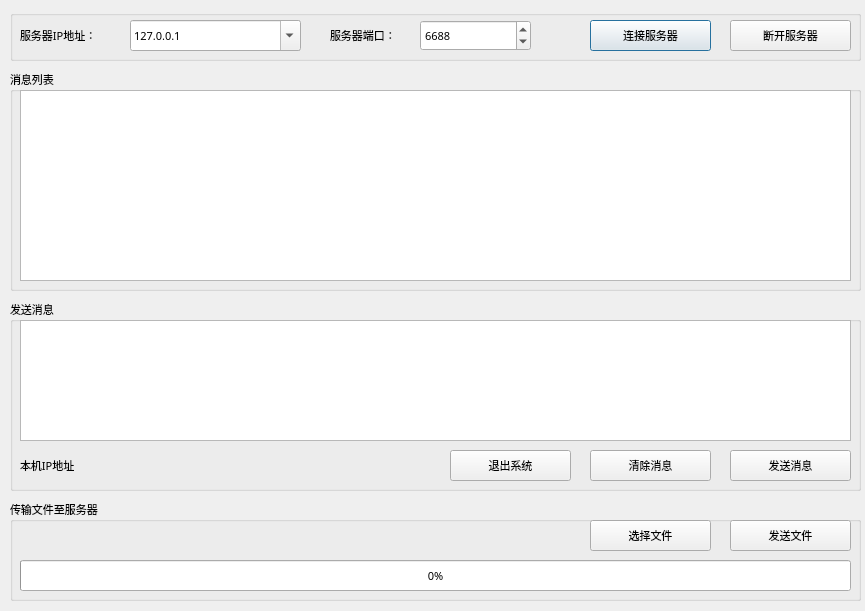
<?xml version="1.0" encoding="UTF-8"?>
<ui version="4.0">
 <class>MainDialog</class>
 <widget class="QDialog" name="MainDialog">
  <property name="geometry">
   <rect>
    <x>0</x>
    <y>0</y>
    <width>865</width>
    <height>611</height>
   </rect>
  </property>
  <property name="windowTitle">
   <string>客户端与服务器架构系统-TCP客户端 Version 1.8</string>
  </property>
  <property name="windowIcon">
   <iconset resource="images.qrc">
    <normaloff>:/new/prefix1/images/logo.ico</normaloff>:/new/prefix1/images/logo.ico</iconset>
  </property>
  <widget class="QLabel" name="label">
   <property name="geometry">
    <rect>
     <x>20</x>
     <y>20</y>
     <width>111</width>
     <height>31</height>
    </rect>
   </property>
   <property name="font">
    <font>
     <family>Microsoft YaHei UI Light</family>
     <pointsize>8</pointsize>
     <weight>50</weight>
     <italic>false</italic>
     <bold>false</bold>
    </font>
   </property>
   <property name="text">
    <string>服务器IP地址：</string>
   </property>
  </widget>
  <widget class="QLabel" name="label_2">
   <property name="geometry">
    <rect>
     <x>330</x>
     <y>20</y>
     <width>91</width>
     <height>31</height>
    </rect>
   </property>
   <property name="font">
    <font>
     <family>Microsoft YaHei UI Light</family>
     <pointsize>8</pointsize>
     <weight>50</weight>
     <italic>false</italic>
     <bold>false</bold>
    </font>
   </property>
   <property name="text">
    <string>服务器端口：</string>
   </property>
  </widget>
  <widget class="QComboBox" name="comboBox_ServerIP">
   <property name="geometry">
    <rect>
     <x>130</x>
     <y>20</y>
     <width>171</width>
     <height>31</height>
    </rect>
   </property>
   <property name="font">
    <font>
     <family>Microsoft YaHei UI Light</family>
     <pointsize>8</pointsize>
     <weight>50</weight>
     <italic>false</italic>
     <bold>false</bold>
    </font>
   </property>
   <property name="editable">
    <bool>true</bool>
   </property>
   <item>
    <property name="text">
     <string>127.0.0.1</string>
    </property>
   </item>
  </widget>
  <widget class="QSpinBox" name="spinBox_ServerPort">
   <property name="geometry">
    <rect>
     <x>420</x>
     <y>20</y>
     <width>111</width>
     <height>31</height>
    </rect>
   </property>
   <property name="font">
    <font>
     <family>Microsoft YaHei UI Light</family>
     <pointsize>8</pointsize>
     <weight>50</weight>
     <italic>false</italic>
     <bold>false</bold>
    </font>
   </property>
   <property name="maximum">
    <number>65535</number>
   </property>
   <property name="value">
    <number>6688</number>
   </property>
  </widget>
  <widget class="QPushButton" name="pushButton_ConnectServer">
   <property name="geometry">
    <rect>
     <x>590</x>
     <y>20</y>
     <width>121</width>
     <height>31</height>
    </rect>
   </property>
   <property name="font">
    <font>
     <family>Microsoft YaHei UI Light</family>
     <pointsize>8</pointsize>
     <weight>50</weight>
     <italic>false</italic>
     <bold>false</bold>
    </font>
   </property>
   <property name="text">
    <string>连接服务器</string>
   </property>
   <property name="icon">
    <iconset resource="images.qrc">
     <normaloff>:/new/prefix1/images/connect.ico</normaloff>:/new/prefix1/images/connect.ico</iconset>
   </property>
  </widget>
  <widget class="QPushButton" name="pushButton_DisconnectServer">
   <property name="geometry">
    <rect>
     <x>730</x>
     <y>20</y>
     <width>121</width>
     <height>31</height>
    </rect>
   </property>
   <property name="font">
    <font>
     <family>Microsoft YaHei UI Light</family>
     <pointsize>8</pointsize>
     <weight>50</weight>
     <italic>false</italic>
     <bold>false</bold>
    </font>
   </property>
   <property name="text">
    <string>断开服务器</string>
   </property>
   <property name="icon">
    <iconset resource="images.qrc">
     <normaloff>:/new/prefix1/images/disconnect.ico</normaloff>:/new/prefix1/images/disconnect.ico</iconset>
   </property>
  </widget>
  <widget class="QPlainTextEdit" name="plainTextEdit_SendMsg">
   <property name="geometry">
    <rect>
     <x>20</x>
     <y>320</y>
     <width>831</width>
     <height>121</height>
    </rect>
   </property>
   <property name="font">
    <font>
     <family>Microsoft YaHei UI Light</family>
     <pointsize>8</pointsize>
     <weight>50</weight>
     <italic>false</italic>
     <bold>false</bold>
    </font>
   </property>
  </widget>
  <widget class="QGroupBox" name="groupBox">
   <property name="geometry">
    <rect>
     <x>10</x>
     <y>10</y>
     <width>851</width>
     <height>51</height>
    </rect>
   </property>
   <property name="title">
    <string/>
   </property>
  </widget>
  <widget class="QGroupBox" name="groupBox_2">
   <property name="geometry">
    <rect>
     <x>10</x>
     <y>70</y>
     <width>851</width>
     <height>221</height>
    </rect>
   </property>
   <property name="font">
    <font>
     <family>Microsoft YaHei UI Light</family>
     <pointsize>8</pointsize>
     <weight>50</weight>
     <italic>false</italic>
     <bold>false</bold>
    </font>
   </property>
   <property name="title">
    <string>消息列表</string>
   </property>
   <widget class="QPlainTextEdit" name="plainTextEdit_MsgList">
    <property name="geometry">
     <rect>
      <x>10</x>
      <y>20</y>
      <width>831</width>
      <height>191</height>
     </rect>
    </property>
    <property name="font">
     <font>
      <family>Microsoft YaHei UI Light</family>
      <pointsize>8</pointsize>
      <weight>50</weight>
      <italic>false</italic>
      <bold>false</bold>
     </font>
    </property>
   </widget>
  </widget>
  <widget class="QGroupBox" name="groupBox_3">
   <property name="geometry">
    <rect>
     <x>10</x>
     <y>300</y>
     <width>851</width>
     <height>191</height>
    </rect>
   </property>
   <property name="font">
    <font>
     <family>Microsoft YaHei UI Light</family>
     <pointsize>8</pointsize>
     <weight>50</weight>
     <italic>false</italic>
     <bold>false</bold>
    </font>
   </property>
   <property name="title">
    <string>发送消息</string>
   </property>
   <widget class="QPushButton" name="pushButton_Exit">
    <property name="geometry">
     <rect>
      <x>440</x>
      <y>150</y>
      <width>121</width>
      <height>31</height>
     </rect>
    </property>
    <property name="font">
     <font>
      <family>Microsoft YaHei UI Light</family>
      <pointsize>8</pointsize>
      <weight>50</weight>
      <italic>false</italic>
      <bold>false</bold>
     </font>
    </property>
    <property name="text">
     <string>退出系统</string>
    </property>
    <property name="icon">
     <iconset resource="images.qrc">
      <normaloff>:/new/prefix1/images/exit.ico</normaloff>:/new/prefix1/images/exit.ico</iconset>
    </property>
   </widget>
   <widget class="QPushButton" name="pushButton_ClearMsg">
    <property name="geometry">
     <rect>
      <x>580</x>
      <y>150</y>
      <width>121</width>
      <height>31</height>
     </rect>
    </property>
    <property name="font">
     <font>
      <family>Microsoft YaHei UI Light</family>
      <pointsize>8</pointsize>
      <weight>50</weight>
      <italic>false</italic>
      <bold>false</bold>
     </font>
    </property>
    <property name="text">
     <string>清除消息</string>
    </property>
    <property name="icon">
     <iconset resource="images.qrc">
      <normaloff>:/new/prefix1/images/clear.ico</normaloff>:/new/prefix1/images/clear.ico</iconset>
    </property>
   </widget>
   <widget class="QPushButton" name="pushButton_SendMsg">
    <property name="geometry">
     <rect>
      <x>720</x>
      <y>150</y>
      <width>121</width>
      <height>31</height>
     </rect>
    </property>
    <property name="font">
     <font>
      <family>Microsoft YaHei UI Light</family>
      <pointsize>8</pointsize>
      <weight>50</weight>
      <italic>false</italic>
      <bold>false</bold>
     </font>
    </property>
    <property name="text">
     <string>发送消息</string>
    </property>
    <property name="icon">
     <iconset resource="images.qrc">
      <normaloff>:/new/prefix1/images/sendmsg.ico</normaloff>:/new/prefix1/images/sendmsg.ico</iconset>
    </property>
   </widget>
   <widget class="QLabel" name="label_LocalIP">
    <property name="geometry">
     <rect>
      <x>10</x>
      <y>150</y>
      <width>421</width>
      <height>31</height>
     </rect>
    </property>
    <property name="text">
     <string>本机IP地址</string>
    </property>
   </widget>
  </widget>
  <widget class="QGroupBox" name="groupBox_4">
   <property name="geometry">
    <rect>
     <x>10</x>
     <y>500</y>
     <width>851</width>
     <height>101</height>
    </rect>
   </property>
   <property name="font">
    <font>
     <family>Microsoft YaHei UI Light</family>
     <pointsize>8</pointsize>
     <weight>50</weight>
     <italic>false</italic>
     <bold>false</bold>
    </font>
   </property>
   <property name="title">
    <string>传输文件至服务器</string>
   </property>
   <widget class="QPushButton" name="pushButton_SendFile">
    <property name="geometry">
     <rect>
      <x>720</x>
      <y>20</y>
      <width>121</width>
      <height>31</height>
     </rect>
    </property>
    <property name="font">
     <font>
      <family>Microsoft YaHei UI Light</family>
      <pointsize>8</pointsize>
      <weight>50</weight>
      <italic>false</italic>
      <bold>false</bold>
     </font>
    </property>
    <property name="text">
     <string>发送文件</string>
    </property>
    <property name="icon">
     <iconset resource="images.qrc">
      <normaloff>:/new/prefix1/images/sendfile.ico</normaloff>:/new/prefix1/images/sendfile.ico</iconset>
    </property>
   </widget>
   <widget class="QPushButton" name="pushButton_SelectFile">
    <property name="geometry">
     <rect>
      <x>580</x>
      <y>20</y>
      <width>121</width>
      <height>31</height>
     </rect>
    </property>
    <property name="font">
     <font>
      <family>Microsoft YaHei UI Light</family>
      <pointsize>8</pointsize>
      <weight>50</weight>
      <italic>false</italic>
      <bold>false</bold>
     </font>
    </property>
    <property name="text">
     <string>选择文件</string>
    </property>
    <property name="icon">
     <iconset resource="images.qrc">
      <normaloff>:/new/prefix1/images/openfile.ico</normaloff>:/new/prefix1/images/openfile.ico</iconset>
    </property>
   </widget>
   <widget class="QProgressBar" name="progressBar">
    <property name="geometry">
     <rect>
      <x>10</x>
      <y>60</y>
      <width>831</width>
      <height>31</height>
     </rect>
    </property>
    <property name="font">
     <font>
      <family>Microsoft YaHei UI Light</family>
      <pointsize>8</pointsize>
      <weight>50</weight>
      <italic>false</italic>
      <bold>false</bold>
     </font>
    </property>
    <property name="value">
     <number>0</number>
    </property>
   </widget>
  </widget>
  <zorder>groupBox_4</zorder>
  <zorder>groupBox_3</zorder>
  <zorder>groupBox_2</zorder>
  <zorder>groupBox</zorder>
  <zorder>label</zorder>
  <zorder>label_2</zorder>
  <zorder>comboBox_ServerIP</zorder>
  <zorder>spinBox_ServerPort</zorder>
  <zorder>pushButton_ConnectServer</zorder>
  <zorder>pushButton_DisconnectServer</zorder>
  <zorder>plainTextEdit_SendMsg</zorder>
 </widget>
 <resources>
  <include location="images.qrc"/>
 </resources>
 <connections/>
</ui>
